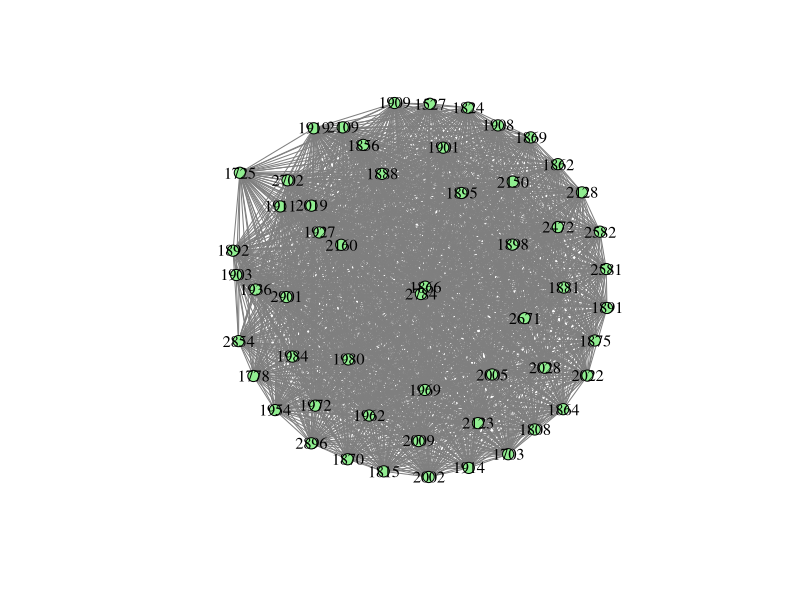
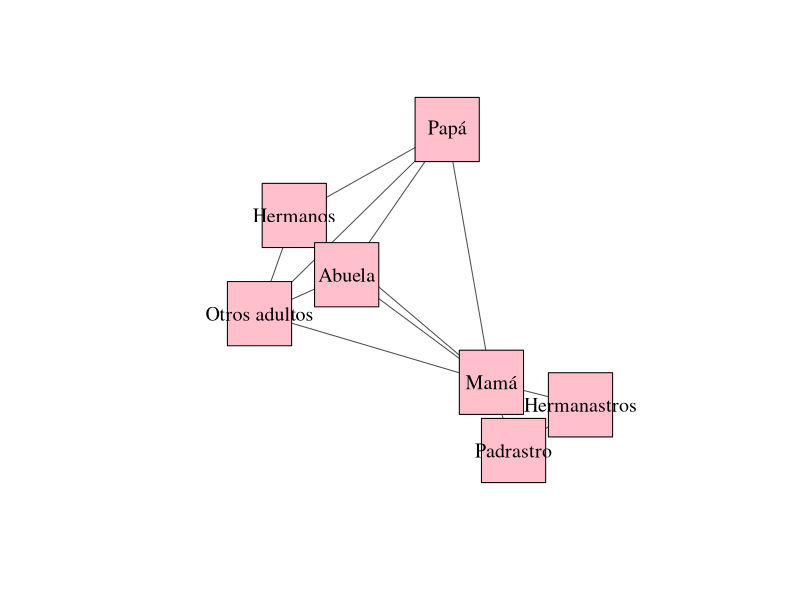
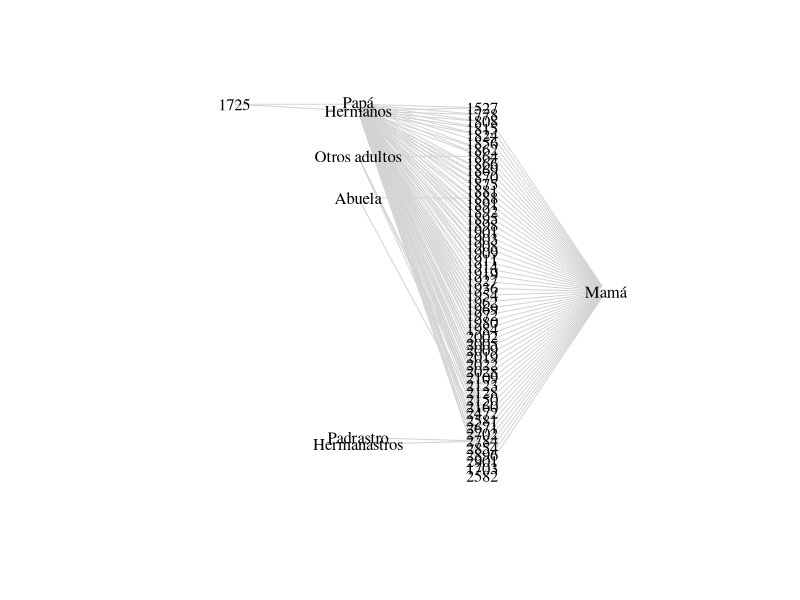
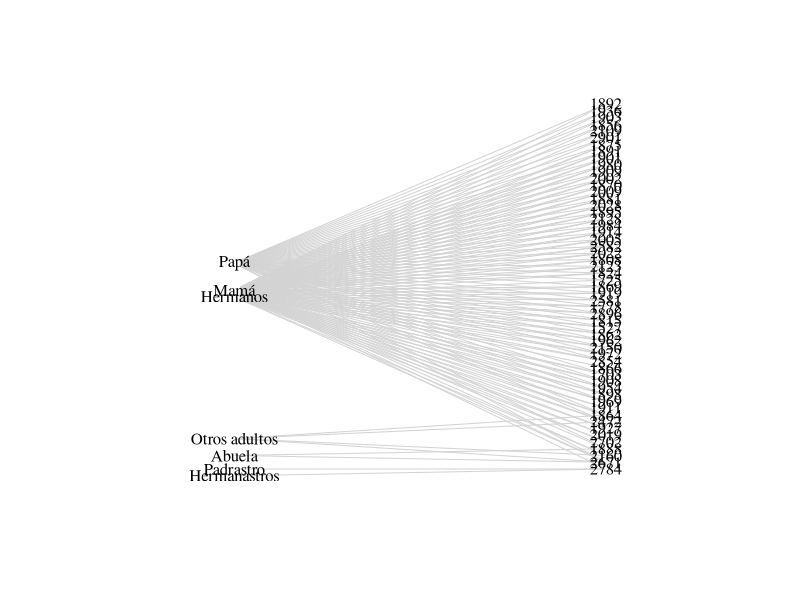

The R script that drew these images, in order:
# VA SIN ACENTOS
# Analisis de composicion familiar
library(readxl)
Simon <- read_excel("Datos xa analizar teams.xlsx")
colnames(Simon)[5] <- "Familia"

library(tidyverse)
Simon2 <- Simon %>%
  separate_rows(Familia, sep = ",\\s*") %>%
  mutate(Familia = trimws(Familia))  # Elimina espacios en blanco alrededor de los elementos

library(igraph)
# Figure Panel A
Network <- Simon2[c(1,5)]

bn2 <- graph.data.frame(Network,directed=FALSE)
bipartite.mapping(bn2)
V(bn2)$type <- bipartite_mapping(bn2)$type
V(bn2)$color <- ifelse(V(bn2)$type, "green", "red")
V(bn2)$shape <- ifelse(V(bn2)$type, "square", "circle")
V(bn2)$label.cex <- ifelse(V(bn2)$type, 0.5, 0.5)
V(bn2)$size <- sqrt(igraph::degree(bn2))
E(bn2)$color <- "lightgrey"

bn2.pr <- bipartite.projection(bn2)
Sujeto <- bn2.pr$proj2
CompFamiliar <- bn2.pr$proj1
class(Sujeto)
#matw1 <- as.matrix(get.adjacency(Skills))

# Plot the network with node colors based on centrality
plot(CompFamiliar, vertex.label.color = "black", 
     vertex.label.cex = 1, 
     vertex.color = "lightgreen", 
     vertex.size = 6, 
     edge.width = 1, 
     edge.color = "gray50", 
     layout = layout_components, main = "")

plot(Sujeto, vertex.label.color = "black", 
     vertex.label.cex = 1.2, 
     vertex.color = "pink", 
     vertex.size = 40, 
     edge.width = 1, 
     edge.color = "gray30", 
     layout = layout_components, 
     main = "")

ComposicionesFamiliares <- data.frame(table(Simon2$Familia))
class(ComposicionesFamiliares)

V(bn2)$type <- bipartite_mapping(bn2)$type
Centralities <- data.frame(degree = igraph::degree(bn2),
                           closeness =igraph::closeness(bn2),
                           betweenness = igraph::betweenness(bn2),
                           Eigen.vector = igraph::eigen_centrality(bn2))
Centralities <- Centralities[1:4]
Centralities <- Centralities[order(-Centralities$Eigen.vector.vector), ]
colnames(Centralities)[4] <- "eigenvector"
Centralities$Nodes <- rownames(Centralities)
# Set the color and shape of the vertices based on the 'type'
V(bn2)$color <- ifelse(V(bn2)$type, "lightblue1", "#5464C8")
V(bn2)$shape <- ifelse(V(bn2)$type, "none", "none")

# Set the label size for the vertices (you can adjust this as needed)
V(bn2)$label.cex <- ifelse(V(bn2)$type, 1, 1)

# Set the color of the edges
E(bn2)$color <- "lightgrey"

# Create a layout for the graph with the desired rotation
layout <- layout_as_tree(bn2)
rotated_layout <- cbind(layout[, 2], -layout[, 1])  # Swap x and y coordinates and negate y

# Plot the graph with the rotated layout and vertex labels
plot(bn2, vertex.label = V(bn2)$name, layout = rotated_layout, main = "",
     vertex.label.color = ifelse(V(bn2)$shape == "circle", "red", "black"))

layout <- layout_as_bipartite(bn2)
rotated_layout <- cbind(layout[, 2], -layout[, 1])  # Swap x and y coordinates and negate y
plot(bn2, vertex.label = V(bn2)$name, layout = rotated_layout, main = "",
     vertex.label.color = ifelse(V(bn2)$shape == "circle", "red", "black"))
